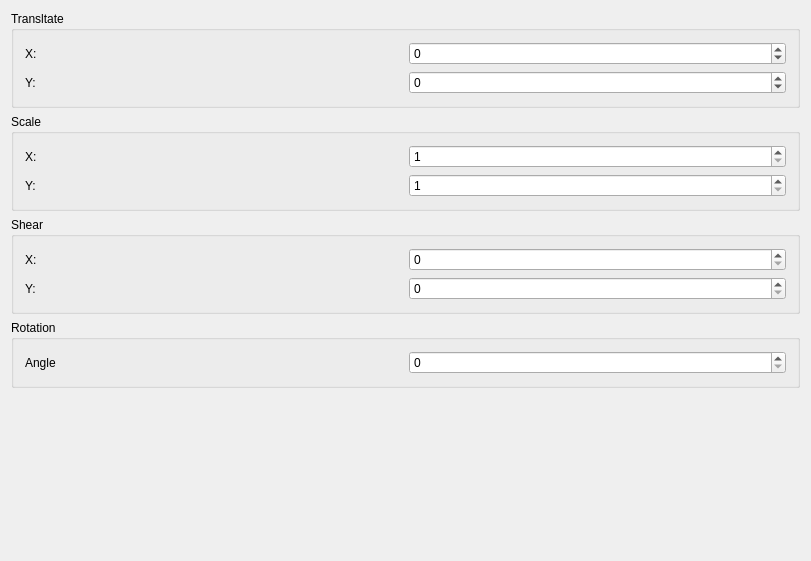
<?xml version="1.0" encoding="UTF-8"?>
<ui version="4.0">
 <class>Widget</class>
 <widget class="QWidget" name="Widget">
  <property name="geometry">
   <rect>
    <x>0</x>
    <y>0</y>
    <width>811</width>
    <height>561</height>
   </rect>
  </property>
  <property name="windowTitle">
   <string>Widget</string>
  </property>
  <layout class="QHBoxLayout" name="horizontalLayout_8">
   <item>
    <layout class="QVBoxLayout" name="viewLayout"/>
   </item>
   <item>
    <layout class="QVBoxLayout" name="verticalLayout_5">
     <item>
      <widget class="QGroupBox" name="groupBox">
       <property name="title">
        <string>Transltate</string>
       </property>
       <layout class="QVBoxLayout" name="verticalLayout">
        <item>
         <layout class="QHBoxLayout" name="horizontalLayout">
          <item>
           <widget class="QLabel" name="label">
            <property name="text">
             <string>X:</string>
            </property>
           </widget>
          </item>
          <item>
           <widget class="QSpinBox" name="xTranslateSpinbox">
            <property name="minimum">
             <number>-99</number>
            </property>
           </widget>
          </item>
         </layout>
        </item>
        <item>
         <layout class="QHBoxLayout" name="horizontalLayout_2">
          <item>
           <widget class="QLabel" name="label_2">
            <property name="text">
             <string>Y:</string>
            </property>
           </widget>
          </item>
          <item>
           <widget class="QSpinBox" name="yTranslateSpinbox">
            <property name="minimum">
             <number>-99</number>
            </property>
           </widget>
          </item>
         </layout>
        </item>
       </layout>
      </widget>
     </item>
     <item>
      <widget class="QGroupBox" name="groupBox_2">
       <property name="title">
        <string>Scale</string>
       </property>
       <layout class="QVBoxLayout" name="verticalLayout_2">
        <item>
         <layout class="QHBoxLayout" name="horizontalLayout_3">
          <item>
           <widget class="QLabel" name="label_3">
            <property name="text">
             <string>X:</string>
            </property>
           </widget>
          </item>
          <item>
           <widget class="QSpinBox" name="xScaleSpinbox">
            <property name="minimum">
             <number>1</number>
            </property>
           </widget>
          </item>
         </layout>
        </item>
        <item>
         <layout class="QHBoxLayout" name="horizontalLayout_4">
          <item>
           <widget class="QLabel" name="label_4">
            <property name="text">
             <string>Y:</string>
            </property>
           </widget>
          </item>
          <item>
           <widget class="QSpinBox" name="yScaleSpinbox">
            <property name="minimum">
             <number>1</number>
            </property>
           </widget>
          </item>
         </layout>
        </item>
       </layout>
      </widget>
     </item>
     <item>
      <widget class="QGroupBox" name="groupBox_3">
       <property name="title">
        <string>Shear</string>
       </property>
       <layout class="QVBoxLayout" name="verticalLayout_3">
        <item>
         <layout class="QHBoxLayout" name="horizontalLayout_5">
          <item>
           <widget class="QLabel" name="label_5">
            <property name="text">
             <string>X:</string>
            </property>
           </widget>
          </item>
          <item>
           <widget class="QSpinBox" name="xShearSpinbox"/>
          </item>
         </layout>
        </item>
        <item>
         <layout class="QHBoxLayout" name="horizontalLayout_6">
          <item>
           <widget class="QLabel" name="label_6">
            <property name="text">
             <string>Y:</string>
            </property>
           </widget>
          </item>
          <item>
           <widget class="QSpinBox" name="yShearSpinbox"/>
          </item>
         </layout>
        </item>
       </layout>
      </widget>
     </item>
     <item>
      <widget class="QGroupBox" name="groupBox_4">
       <property name="title">
        <string>Rotation</string>
       </property>
       <layout class="QVBoxLayout" name="verticalLayout_4">
        <item>
         <layout class="QHBoxLayout" name="horizontalLayout_7">
          <item>
           <widget class="QLabel" name="label_7">
            <property name="text">
             <string>Angle</string>
            </property>
           </widget>
          </item>
          <item>
           <widget class="QSpinBox" name="rotationSpinbox"/>
          </item>
         </layout>
        </item>
       </layout>
      </widget>
     </item>
     <item>
      <spacer name="verticalSpacer">
       <property name="orientation">
        <enum>Qt::Vertical</enum>
       </property>
       <property name="sizeHint" stdset="0">
        <size>
         <width>20</width>
         <height>40</height>
        </size>
       </property>
      </spacer>
     </item>
    </layout>
   </item>
  </layout>
 </widget>
 <layoutdefault spacing="6" margin="11"/>
 <resources/>
 <connections/>
</ui>
